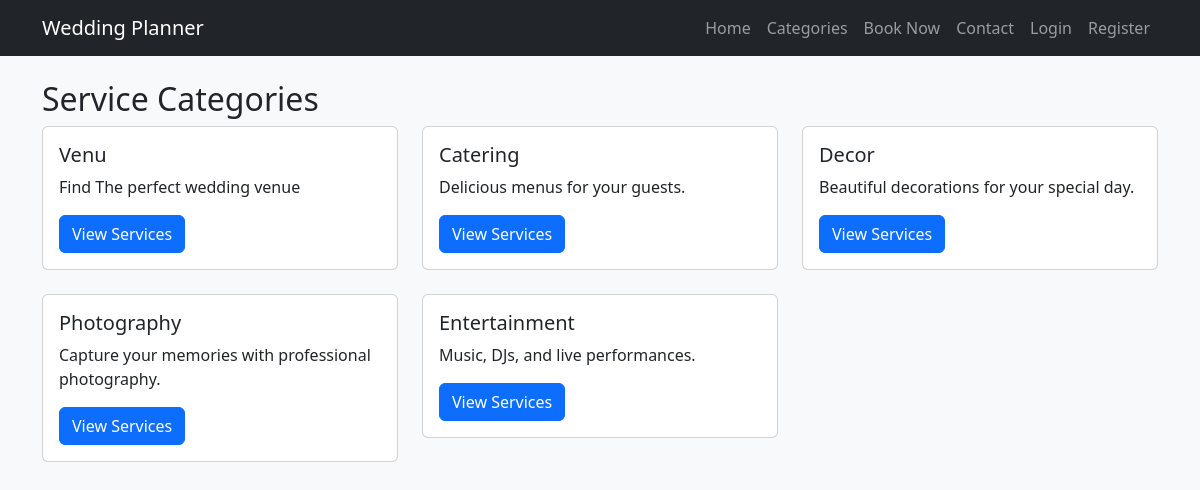
Page /categories/ on the committed database.
### WMS_app/models.py (models this page shows, shortened)
class Category(models.Model):
    name = models.CharField(max_length=100)
    description = models.TextField()

### WMS_app/views.py (the view)
# urls.py: path('categories/', views.categories, name='categories'),
def categories(request):
    categories = Category.objects.all()
    return render(request, 'categories.html', {'categories': categories})

### wedding_management/templates/categories.html
{% extends 'base.html' %}
{% load static %}
{% block content %}
<h2>Service Categories</h2>
<div class="row">
    {% for category in categories %}
        <div class="col-md-4">
            <div class="card mb-4">
                <div class="card-body">
                    <h5 class="card-title">{{ category.name }}</h5>
                    <p class="card-text">{{ category.description }}</p>
                    <a href="{% url 'services' category.id %}" class="btn btn-primary">View Services</a>
                </div>
            </div>
        </div>
    {% endfor %}
</div>
{% endblock %}

### wedding_management/templates/base.html (shortened to what this page needs)
{% load static %}
<!DOCTYPE html>
<html lang="en">
<head>
    <link href="https://cdn.jsdelivr.net/npm/bootstrap@5.3.0/dist/css/bootstrap.min.css" rel="stylesheet">
    <link rel="stylesheet" href="{% static 'css/styles.css' %}">
</head>
<body>
    <nav class="navbar navbar-expand-lg navbar-dark bg-dark">
        <div class="container">
            <a class="navbar-brand" href="{% url 'home' %}">Wedding Planner</a>
            <div class="collapse navbar-collapse" id="navbarNav">
                <ul class="navbar-nav ms-auto">
                    <li class="nav-item">
                        <a class="nav-link" href="{% url 'home' %}">Home</a>
                    </li>
                    <li class="nav-item">
                        <a class="nav-link" href="{% url 'categories' %}">Categories</a>
                    </li>
                    <li class="nav-item">
                        <a class="nav-link" href="{% url 'booking' %}">Book Now</a>
                    </li>
                    <li class="nav-item">
                        <a class="nav-link" href="{% url 'contact' %}">Contact</a>
                    </li>
                    {% if user.is_authenticated %}
                        <li class="nav-item">
                            <a class="nav-link" href="{% url 'logout' %}">Logout</a>
                        </li>
                    {% else %}
                        <li class="nav-item">
                            <a class="nav-link" href="{% url 'login' %}">Login</a>
                        </li>
                        <li class="nav-item">
                            <a class="nav-link" href="{% url 'register' %}">Register</a>
                        </li>
                    {% endif %}
                </ul>
            </div>
        </div>
    </nav>
    <div class="container mt-4">
        {% block content %}
        {% endblock %}
    </div>
</body>
</html>

### WMS_app/static/css/styles.css (style rules this page uses)
body { background-color: #f8f9fa; }
.card { transition: transform 0.2s; }

### rows in the picture
Category: name "Venu", description "Find The perfect wedding venue"
Category: name "Catering", description "Delicious menus for your guests."
Category: name "Decor", description "Beautiful decorations for your special day."
Category: name "Photography", description "Capture your memories with professional photography."
Category: name "Entertainment", description "Music, DJs, and live performances."
